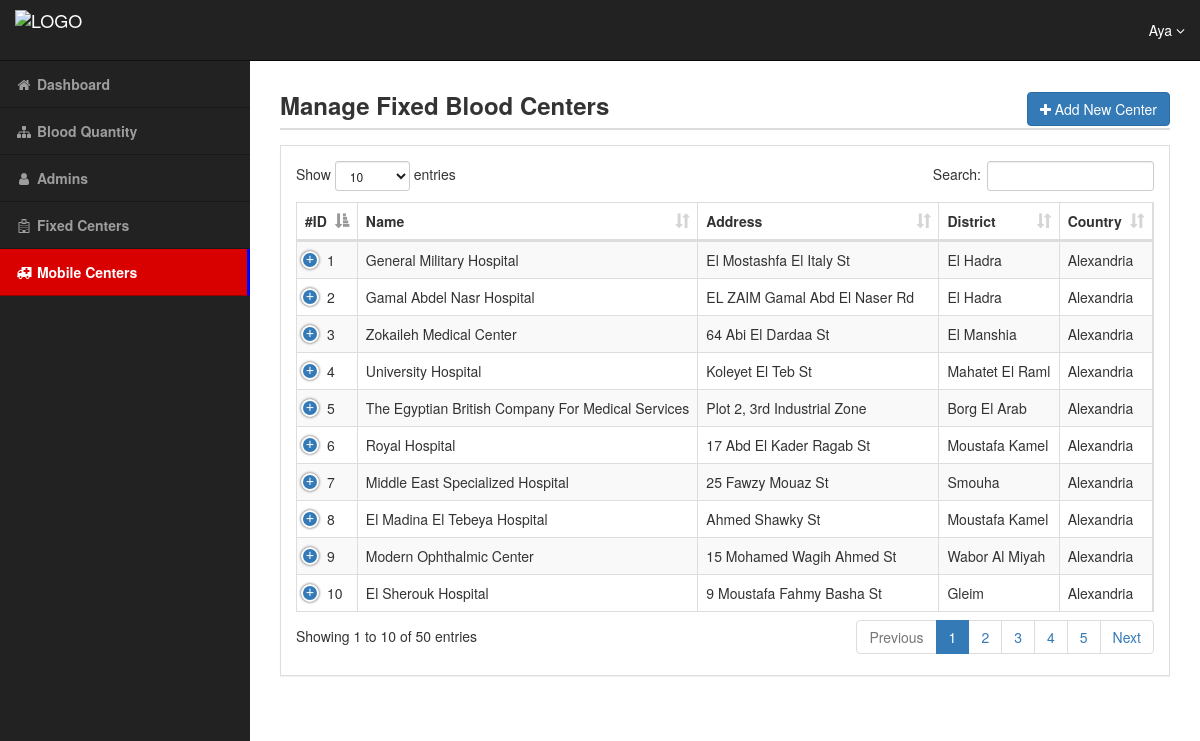
The app's page /manager/mobilecenters.php (signed in) with its own data.
### tables this page shows
CREATE TABLE `BloodCenter` (
  `id` int(11) NOT NULL,
  `name` varchar(255) NOT NULL,
  `address` text NOT NULL,
  `fromTime` time NOT NULL,
  `toTime` time NOT NULL,
  `countryid` int(11) DEFAULT NULL,
  `bloodCenterTypeid` int(11) DEFAULT NULL,
  `districtid` int(11) DEFAULT NULL,
  `registrationApproved` tinyint(4) NOT NULL DEFAULT '0'
);

CREATE TABLE `Distirct` (
  `id` int(11) NOT NULL,
  `name` varchar(30) NOT NULL
);

CREATE TABLE `Country` (
  `id` int(11) NOT NULL,
  `name` varchar(30) NOT NULL
);

### manager/mobilecenters.php (the view, shortened to what this page needs)
<?php
    if(isset($_SESSION['Username']) && $_SESSION['AdminLevel'] == 0){
        include 'init.php';
        $do = isset($_GET['do']) ? $_GET['do'] : 'Manage';
        if ($do == 'Manage') {
            $query = '';
            $stmt = $con->prepare(" SELECT  BloodCenter.id, BloodCenter.name, BloodCenter.address,
                                            BloodCenter.fromTime, BloodCenter.toTime, BloodCenter.registrationApproved, Country.name AS country,
                                            Distirct.name AS district
                                    FROM    BloodCenter, Country, Distirct
                                    WHERE   BloodCenter.bloodCenterTypeid = 2 &&
                                            BloodCenter.countryid = Country.id &&
                                            BloodCenter.districtid = Distirct.id $query
                                 ");
            $stmt->execute();
            $rows = $stmt->fetchAll();
            ?>
    <div id="wrapper">
        <div id="page-wrapper">
            <div class="container-fluid">
                <div class="row" id="main">
                    <div class="go-title">
                        <div class="pull-right"><a href="mobilecenters.php?do=Add"><div class="btn btn-primary"><i class="fa fa-plus"></i> Add New Center</div></a></div>
                        <h3>Manage Fixed Blood Centers</h3>
                        <div class="go-line"></div>
                    </div>
                    <div class="panel panel-default">
                        <div class="panel-body">
                            <div id="response">
                            </div>
                            <table class="table table-striped table-bordered dt-responsive nowrap" cellspacing="0" id="example" width="100%">
                                <thead>
                                    <tr>
                                        <th>#ID</th>
                                        <th>Name</th>
                                        <th>Address</th>
                                        <th>District</th>
                                        <th>Country</th>
                                    </tr>
                                </thead>
                                <tbody>
                                <?php
                                    foreach($rows as $row) {
                                        echo '<tr>';
                                            echo '<td>' . $row['id'] . '</td>';
                                            echo '<td>' . $row['name'] . '</td>';
                                            echo '<td>' . $row['address'] . '</td>';
                                            echo '<td>' . $row['district'] . '</td>';
                                            echo '<td>' . $row['country']. '</td>';
                                        echo '</tr>';
                                    }
                        ?>
                                </tbody>
                            </table>
                        </div>
                    </div>
                </div>
            </div>
        </div>
    </div>
<?php
        }
        include $tpl . 'footer.php';
    } else {
        header('Location: ../Home.php');
        exit();
    }
?>

### manager/layout/css/style.css (style rules this page uses)
@media (min-width:768px) { body { margin-top: 50px; } }
#wrapper { padding-left: 0; }
#page-wrapper { width: 100%; padding: 0; background-color: #fff; }
@media (min-width:768px) { #wrapper { padding-left: 250px; } }
@media (min-width:768px) { #page-wrapper { padding: 22px 10px; } }
.go-line { border: 1px solid #ddd; margin: 10px 0px; }
.go-title { margin: 0px 20px; }
.go-title h3 { font-weight: 700; }
.panel-default { border-radius: 0; margin: 15px 20px; }

### records on screen
bloodcenter: id "1", name "General Military Hospital", address "El Mostashfa El Italy St", districtid.name "El Hadra", countryid.name "Alexandria"
bloodcenter: id "2", name "Gamal Abdel Nasr Hospital", address "EL ZAIM Gamal Abd El Naser Rd", districtid.name "El Hadra", countryid.name "Alexandria"
bloodcenter: id "3", name "Zokaileh Medical Center", address "64 Abi El Dardaa St", districtid.name "El Manshia", countryid.name "Alexandria"
bloodcenter: id "4", name "University Hospital", address "Koleyet El Teb St", districtid.name "Mahatet El Raml", countryid.name "Alexandria"
bloodcenter: id "5", name "The Egyptian British Company For Medical Services", address "Plot 2, 3rd Industrial Zone", districtid.name "Borg El Arab", countryid.name "Alexandria"
bloodcenter: id "6", name "Royal Hospital", address "17 Abd El Kader Ragab St", districtid.name "Moustafa Kamel", countryid.name "Alexandria"
bloodcenter: id "7", name "Middle East Specialized Hospital", address "25 Fawzy Mouaz St", districtid.name "Smouha", countryid.name "Alexandria"
bloodcenter: id "8", name "El Madina El Tebeya Hospital", address "Ahmed Shawky St", districtid.name "Moustafa Kamel", countryid.name "Alexandria"
bloodcenter: id "9", name "Modern Ophthalmic Center", address "15 Mohamed Wagih Ahmed St", districtid.name "Wabor Al Miyah", countryid.name "Alexandria"
bloodcenter: id "10", name "El Sherouk Hospital", address "9 Moustafa Fahmy Basha St", districtid.name "Gleim", countryid.name "Alexandria"

### other values on screen
$_SESSION['Username'] "Aya"
